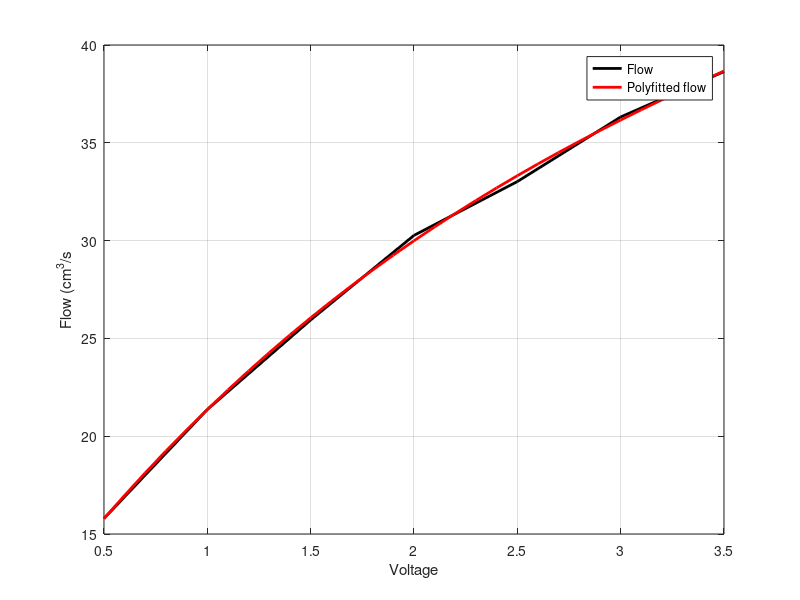
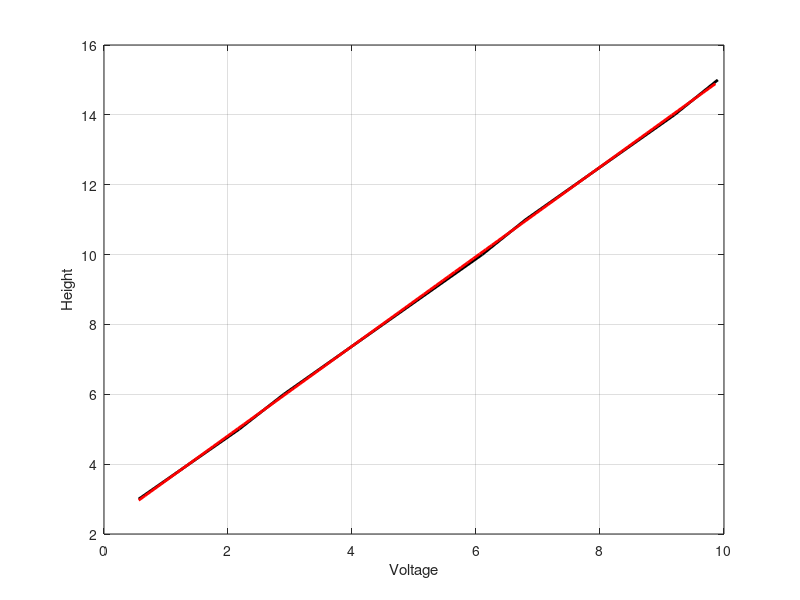

MATLAB code to generate these figures, in order: (Note: this script raises an error after producing the figures.)
clc
close all

fSamplingFrequency = 80;
fSamplingTime = 1/fSamplingFrequency;
A = 33; % 33 square centimetres
a = 0.16; % 0.16 square centimetres
T = 35; % 35 seconds time constant
K = 5; % metres per volt, motor gain
h = 15;
h0 = 3.2;
g = 982;

alpha = g*a/(A*sqrt(2*g*(h+h0)));

% given pump values:
% fu0 = [16.47, 20.75, 24.52, 27.63, 30.06, 32.49, 34.80, 40.28, 48.24, 52.43];
% u0 = [0.5, 1, 1.5, 2, 2.5, 3, 3.5, 5, 8, 10];

% measured pump values:
fu0 = [15.7913, 21.36471, 25.94286, 30.26667, 33.01818, 36.32, 38.6383];
u0 = [0.5, 1, 1.5, 2, 2.5, 3, 3.5];


figure;
plot(u0, fu0, 'k-', 'LineWidth', 2)
p1 = polyfit(u0, fu0, 3);
px1 = min(u0) :.1: max(u0);
py1 = polyval(p1, px1);
hold on
grid on
plot(px1, py1, 'r-', 'LineWidth', 2)
legend('Flow', 'Polyfitted flow')
xlabel('Voltage')
ylabel('Flow (cm^3/s')

u_h = 0;
p1_alt = p1;
p1_alt(4) = p1(4)-a*sqrt(2*g*(h+h0));
r = roots(p1_alt);
%H = fu/A * u_h
for n = 1:length(r)
    if abs(r(n)) == r(n)
        u_h = r(n);
        disp(u_h)
    end
end

fu = p1(1)*u_h^3 + p1(2)*u_h^2 + p1(3)*u_h + p1(4);

fuprime = p1(1)*3*u_h^2 + p1(2)*2*u_h + p1(3);
beta = fuprime/A;

Alin = [-alpha, 0; alpha, -alpha];
Blin = [beta; 0];
Clin = [0, 1];
Dlin = 0;

gH = [0.56, 2.18, 2.9, 3.7, 4.5, 6.1, 6.8, 7.6, 9.2, 9.9];
H = [3, 5, 6, 7, 8, 10, 11, 12, 14, 15];

figure;
plot(gH, H, 'k-', 'LineWidth', 2)
p2 = polyfit(gH, H, 1);
px2 = min(gH): .1: max(gH);
py2 = polyval(p2, px2);
hold on
grid on
plot(px2, py2, 'r-', 'LineWidth', 2)
xlabel('Voltage')
ylabel('Height')



SS = ss(Alin, Blin, Clin, Dlin);
gs = tf(SS);
[num, den] = tfdata(gs, 'v');
SSd = c2d(SS, fSamplingTime);
[Ad, Bd, Cd, Dd] = ssdata(SSd);
R1 = eye(2)*0.01;
R2 = 0.01;


Qd = R1; % det var typ R1-matrisen i think
Rd = R2; % varians för noise
Sd = 0; % spelar inte så mycket roll
Ed = 5*eye(2,2); % ej heller så viktig
N = Ed;



[P, Kgain, L] = idare(Ad', Cd', Qd, Rd, [], []);
[PC, KgainC, LC] = icare(Alin', Clin', Qd, Rd, [], []);
%Kgain = Kgain'
Kgain = Cd'*(Cd*P* Cd' + R2)
KgainC = Clin'*(Clin*PC*Clin' + R2)


%% Estimation error for non-linear model
samples = 8000; %to make vectors of equal length, to remove 1-5 elements in the end
time = out.h1hat(1:samples, 1);
h1 = out.h1(1:samples, 2);
h2 = out.h2(1:samples, 2);

% Stationary Kalman filter
h1hat = out.h1hat(1:samples, 2);
h2hat = out.h2hat(1:samples, 2);

% Non-stationary Kalman filter
h1hatn = out.h1hatn(1:samples, 2);
h2hatn = out.h2hatn(1:samples, 2);

% RMS error for stationary
RMSerror_h1 = rmse(h1, h1hat);
RMSerror_h2 = rmse(h2, h2hat);

% RMS error for non-stationary
RMSerror_h1n = rmse(h1, h1hatn);
RMSerror_h2n = rmse(h2, h2hatn);

RMS_h1 = [RMSerror_h1, RMSerror_h1n]
RMS_h2 = [RMSerror_h2, RMSerror_h2n]

% determining settling time for 2% from data

% settling time for simulated data
for i = length(h1):-1:1
    if h1(i) <= h*0.98 || h1(i) >= h*1.02
        Ts1 = time(i);
        h1_s = h1(i);
        break
    end
end
for i = length(h2):-1:1
    if h2(i) <= h*0.98 || h2(i) >= h*1.02
        Ts2 = time(i);
        h2_s = h2(i);
        break
    end
end

% settling time for estimation, stationary KF
for i = length(h1hat):-1:1
    if h1hat(i) <= h*0.98 || h1hat(i) >= h*1.02
        Ts1hat = time(i);
        h1hat_s = h1hat(i);
        break
    end
end
for i = length(h2hat):-1:1
    if h2hat(i) <= h*0.98 || h2hat(i) >= h*1.02
        Ts2hat = time(i);
        h2hat_s = h2hat(i);
        break
    end
end

% settling time for estimation, non-stationary KF

for i = length(h1hatn):-1:1
    if h1hatn(i) <= h*0.98 || h1hatn(i) >= h*1.02
        Ts1hatn = time(i);
        h1hatn_s = h1hatn(i);
        break
    end
end
for i = length(h2hatn):-1:1
    if h2hatn(i) <= h*0.98 || h2hatn(i) >= h*1.02
        Ts2hatn = time(i);
        h2hatn_s = h2hatn(i);
        break
    end
end



settling_time_h1 = [Ts1, Ts1hat, Ts1hatn]
settling_time_h2 = [Ts2, Ts2hat, Ts2hatn]


bias1 = zeros(1,length(h1));
bias2 = zeros(1,length(h2));
bias1n = zeros(1,length(h1hatn));
bias2n = zeros(1,length(h2hatn));
for i = length(h1)
    bias1(i) = h1(i)-h1hat(i);
    bias2(i) = h2(i)-h2hat(i);
    bias1n(i) = h1(i)-h1hatn(i);
    bias2n(i) =  h2(i)-h2hatn(i);
end

bias1avg = sum(bias1)/length(bias1)
bias2avg = sum(bias2)/length(bias2)
bias1navg = sum(bias1n)/length(bias1n)
bias2navg = sum(bias2n)/length(bias2n)
bias1std = std(bias1)
bias2std = std(bias2)
bias1nstd = std(bias1n)
bias2nstd = std(bias2n)
